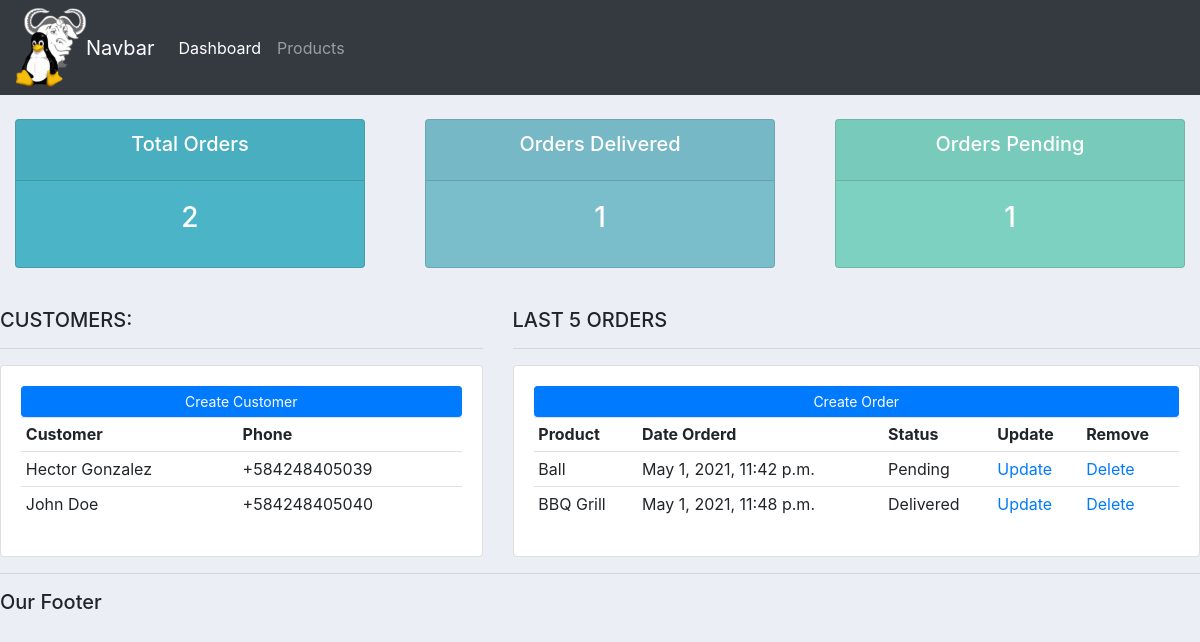
Before: / with the older database file.
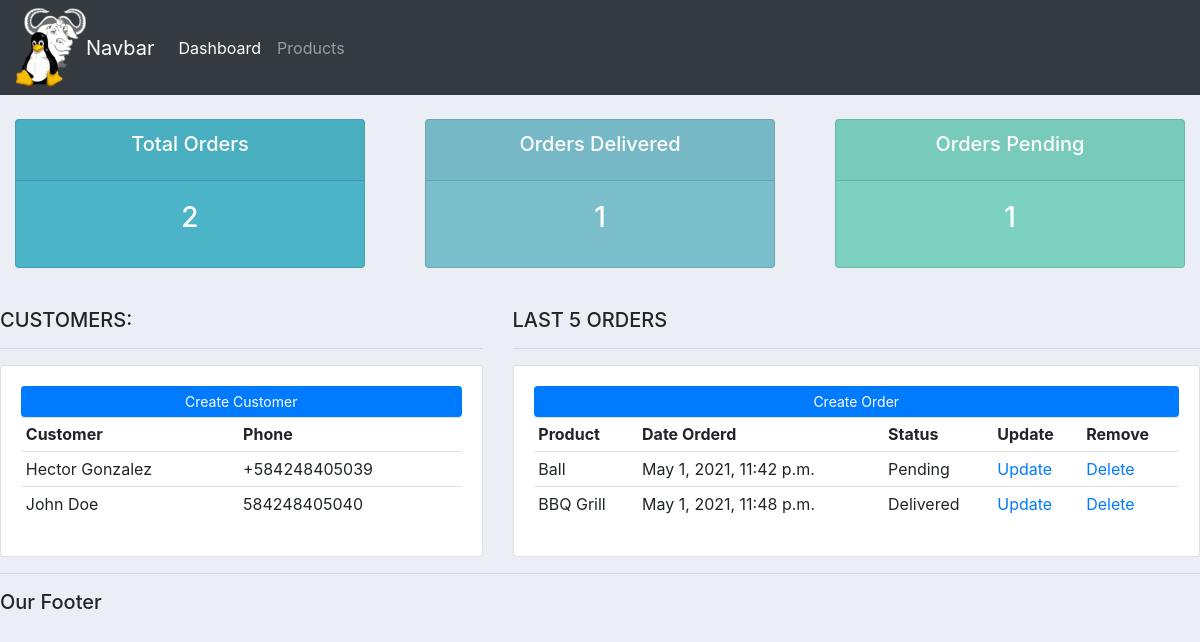
After: the same page with the newer database file.
### accounts/models.py (models this page shows, shortened)
class Customer(models.Model):
    name = models.CharField(max_length=200, null=True)
    phone = models.CharField(max_length=200, null=True)
    email = models.CharField(max_length=200, null=True)
    date_created = models.DateTimeField(auto_now_add=True)

### accounts/views.py (the view)
# urls.py: path('', views.home),
def home(request):
    orders = Order.objects.all()
    customers = Customer.objects.all()
    total_customers = customers.count()
    total_orders = orders.count()
    delivered = orders.filter(status="Delivered").count()
    pending = orders.filter(status="Pending").count()
    context = {'orders': orders, 'customers': customers, 'total_customers': total_customers,
               'total_orders': total_orders, 'delivered': delivered, 'pending': pending}
    return render(request, 'accounts/dashboard.html', context)

### accounts/models.py (called while the page is built)
    def __str__(self):
        return self.name

### accounts/templates/accounts/dashboard.html
{% extends 'accounts/main.html' %}
{% block content %}
{% include 'accounts/status.html' %}
<br />
<div class="row">
	<div class="col-md-5">
		<h5>CUSTOMERS:</h5>
		<hr />
		<div class="card card-body">
			<a class="btn btn-primary btn-sm btn-block" href=""
				>Create Customer</a
			>
			<table class="table table-sm">
				<tr>
					<th>Customer</th>
					<th>Phone</th>
				</tr>
				{% for customer in customers %}
					<tr>
						<td>{{ customer.name }}</td>
						<td>{{ customer.phone }}</td>
					</tr>
				{% endfor %}
			</table>
		</div>
	</div>
	<div class="col-md-7">
		<h5>LAST 5 ORDERS</h5>
		<hr />
		<div class="card card-body">
			<a class="btn btn-primary btn-sm btn-block" href="">Create Order</a>
			<table class="table table-sm">
				<tr>
					<th>Product</th>
					<th>Date Orderd</th>
					<th>Status</th>
					<th>Update</th>
					<th>Remove</th>
				</tr>
				{% for order in orders %}
					<tr>
						<td>{{ order.product }}</td>
						<td>{{ order.date_created }}</td>
						<td>{{ order.status }}</td>
						<td><a href="">Update</a></td>
						<td><a href="">Delete</a></td>
					</tr>
				{% endfor %}
			</table>
		</div>
	</div>
</div>
{% endblock %}

Changed rows visible on the page:
changed Customer "John Doe": phone "+584248405040" → "584248405040"
